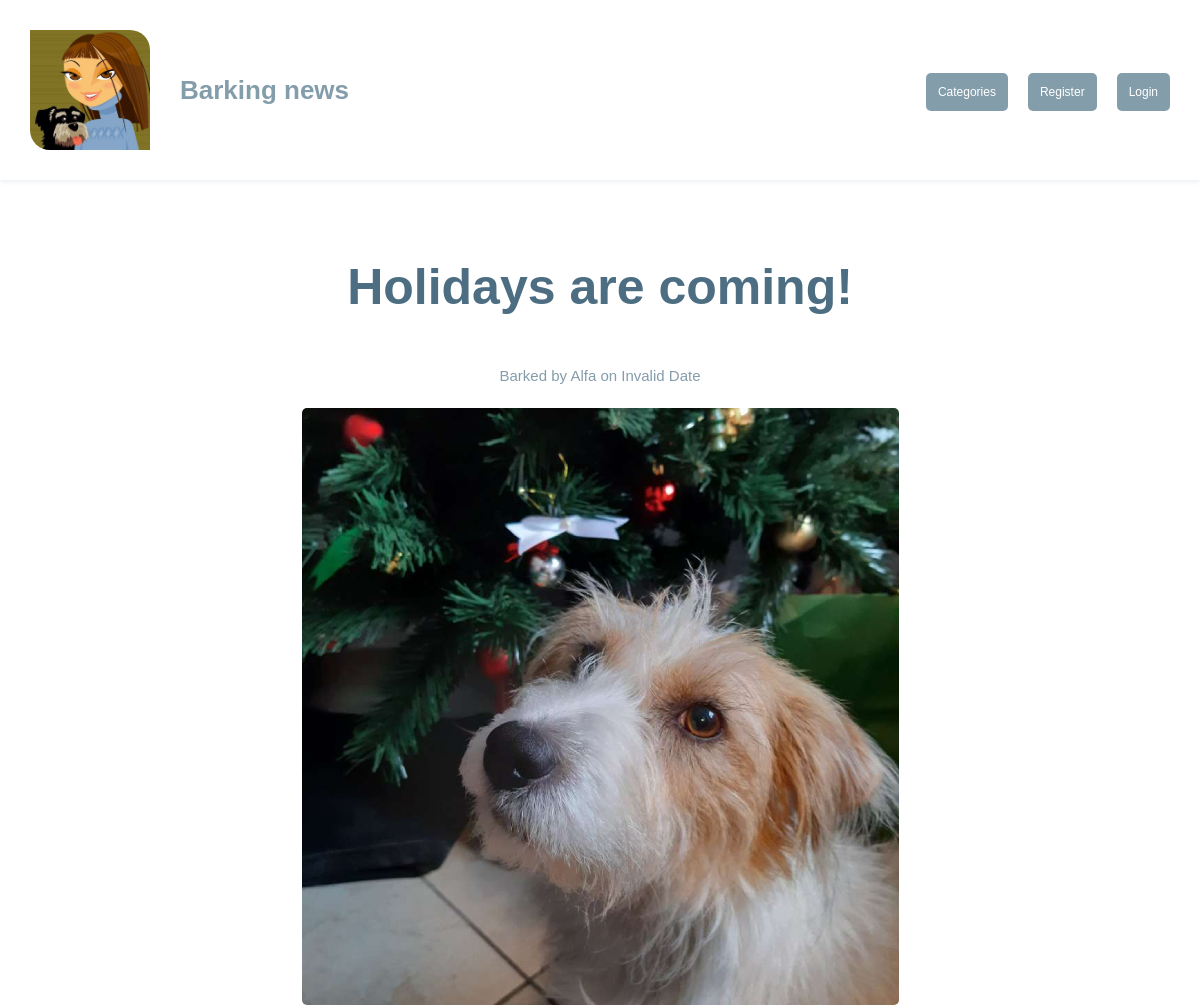
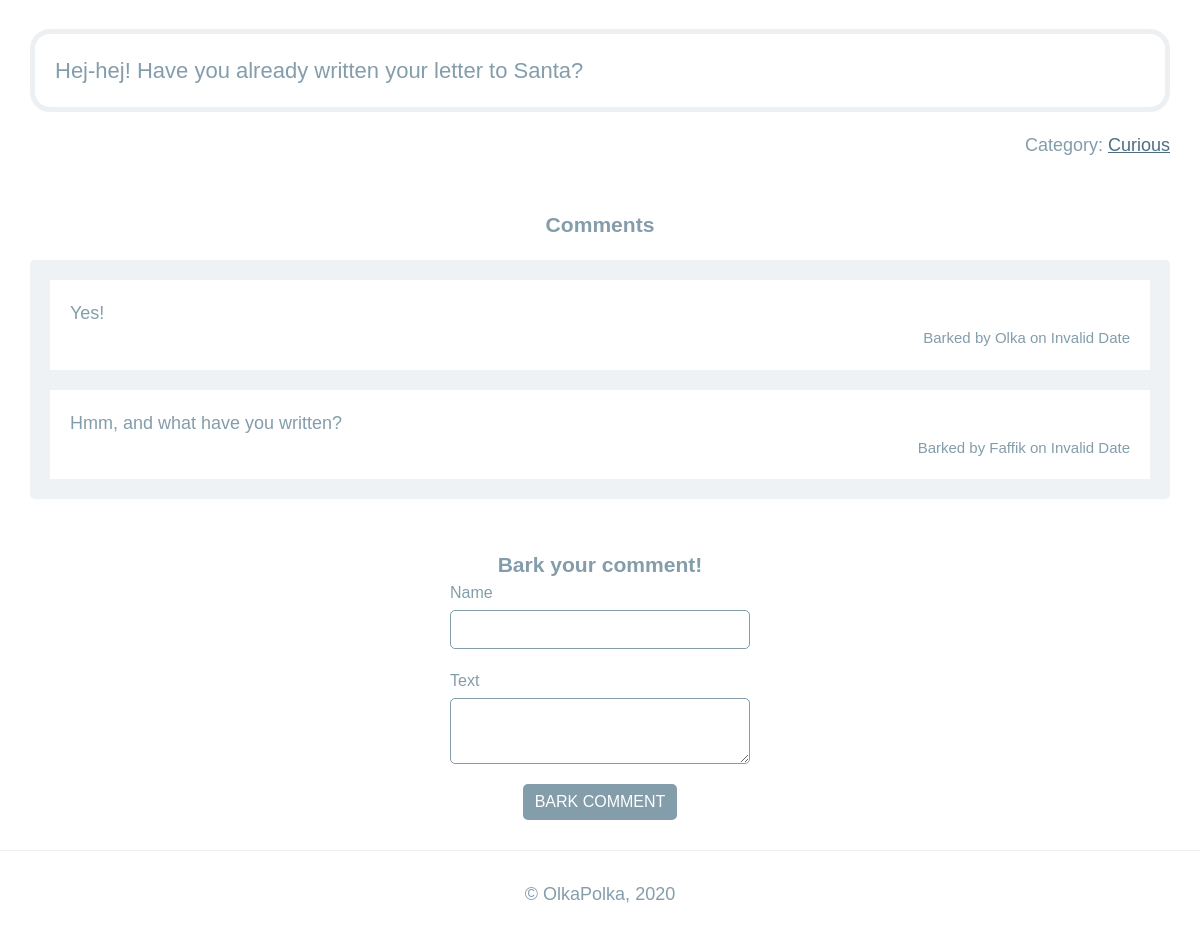
The app's page /article?id=8 with its own data (2 pictures, top to bottom).
### tables this page shows
CREATE TABLE 'articles' ('article_id' integer PRIMARY KEY NOT NULL, 'title' text, 'image' text, 'text' text, 'author_id' integer, 'date' datetime,'category_id_article' integer);

CREATE TABLE 'users' (
'id' INTEGER PRIMARY KEY,'username' text,
'hash' TEXT
);

CREATE TABLE 'categories' ('category_id' integer PRIMARY KEY AUTOINCREMENT NOT NULL,'category_title' varchar(255));

CREATE TABLE 'comments' ('comment_id' integer PRIMARY KEY AUTOINCREMENT NOT NULL, 'author_comment' varchar(255), 'text_comment' text, 'article_id_comment' integer, 'date_comment' datetime);

### application.py (the view)
@app.route('/article', methods=["GET", "POST"])
def article_route():
    id = request.args.get('id', default = 1, type = int)
    article = db.execute("SELECT article_id, username, title, image, text, date, author_id, category_id_article, category_id, category_title FROM articles JOIN users ON users.id=articles.author_id JOIN categories ON categories.category_id=articles.category_id_article WHERE article_id=:id",
                            id=id)
    if request.method == "POST":
        if not request.form.get("name"):
            return apology("Please provide name")
        elif not request.form.get("text"):
            return apology("Please provide name")
        else:
            db.execute("INSERT INTO comments (author_comment, text_comment, article_id_comment, date_comment) VALUES (:author, :text, :article_id, :date)",
                author=request.form.get("name"), text=request.form.get("text"), article_id=request.form.get("article_id"), date=datetime.now())
            comments = db.execute("SELECT author_comment, text_comment, date_comment FROM comments WHERE article_id_comment=:id ORDER BY date_comment",
                            id=article[0]["article_id"])
            return render_template("article.html", article=article[0], comments=comments, showMessage=True)
    else:
        comments = db.execute("SELECT author_comment, text_comment, date_comment FROM comments WHERE article_id_comment=:id ORDER BY date_comment",
                            id=article[0]["article_id"])
        return render_template("article.html", article=article[0], comments=comments)

### application.py (called while the page is built)
@app.after_request
def after_request(response):
    response.headers["Cache-Control"] = "no-cache, no-store, must-revalidate"
    response.headers["Expires"] = 0
    response.headers["Pragma"] = "no-cache"
    return response

### templates/article.html (shortened to what this page needs)
{% extends "layout.html" %}
{% block main %}
    <h2 class="pagetitle">{{ article['title'] }}</h2>
    <div class="article-info">Barked by {{ article['username'] }} on <span class="news-date">{{ article["date"] }}</span></div>
    {% if article["image"] %}<img src='static/images/{{ article["image"] }}' class="article-img" alt={{ article["title"] }} />{% endif %}
    <div class="article-text">{{ article['text'] }}</div>
    <div class="article-category">Category: <a href='category?id={{article['category_id_article']}}'> {{ article['category_title'] }}</a></div>
    <div class="comments">
        <h3>Comments</h3>
        {% if comments %}
            <ul class="comments-list">
                {% for row in comments %}
                    <li>
                        {{ row["text_comment"] }}
                        <div class="comment-info">
                            Barked by  {{ row["author_comment"] }} on <span class="news-date">{{ row["date_comment"] }}</span>
                        </div>
                    </li>
                {% endfor %}
            </ul>
        {% else %}
            <p>There are no comments yet.</p>
        {% endif %}
    </div>
    <h3>Bark your comment!</h3>
    <form action="/article?id={{article['article_id']}}" method="post">
        <div class="form-group">
            <label for="title">Name</label>
            <input autocomplete="off" autofocus class="form-control" name="name" type="text">
        </div>
        <div class="form-group">
            <label for="text">Text</label>
            <textarea autocomplete="off" autofocus class="form-control" name="text"></textarea>
        </div>
        <button class="button" type="submit">Bark comment</button>
    </form>
{% endblock %}

### static/styles.css (style rules this page uses)
body { margin: 0; font-size: 18px; font-family: Arial, Helvetica, sans-serif; color: #849DAB; }
a { color: #4d6e82; }
.pagetitle { margin: 40px 0; color: #4d6e82; font-weight: bold; font-size: 50px; }
.news-date { font-size: 15px; margin: 20px 0; }
form { width: 300px; margin: 0 auto; }
form label { display: block; text-align: left; font-size: 16px; margin-bottom: 5px; }
.form-control { display: block; width: 100%; margin: 0 0 20px; padding: 5px 10px; box-sizing: border-box; border-radius: 5px; border: 1px solid #849DAB; color: #4d6e82; }
.button { background: #849DAB; color: #fff; padding: 6px 12px; border-radius: 5px; font-size: 16px; font-weight: normal; border: none; text-transform: uppercase; }
.article-img { border-radius: 5px; margin: 0 auto 30px; }
.article-text { font-size: 22px; margin: 0 0 20px; text-align: left; border: 5px solid rgba(77,110,130,.1); border-radius: 20px; padding: 20px; }
.article-info { font-size: 15px; margin-bottom: 20px; }
.article-category { text-align: right; margin-bottom: 50px; }
.comments { margin: 20px 0; }
ul.comments-list { margin: 20px 0 50px; background: #eef2f5; border-radius: 5px; overflow: hidden; }
ul.comments-list li { margin: 20px; background: #fff; padding: 20px; text-align: left; }
.comment-info { font-size: 15px; text-align: right; }

### records on screen
articles: title "Holidays are coming!", image (picture), text "Hej-hej! Have you already written your letter to Santa?"
users: username "Alfa"
categories: category_title "Curious"
comments: text_comment "Yes!", author_comment "Olka"
comments: text_comment "Hmm, and what have you written?", author_comment "Faffik"
